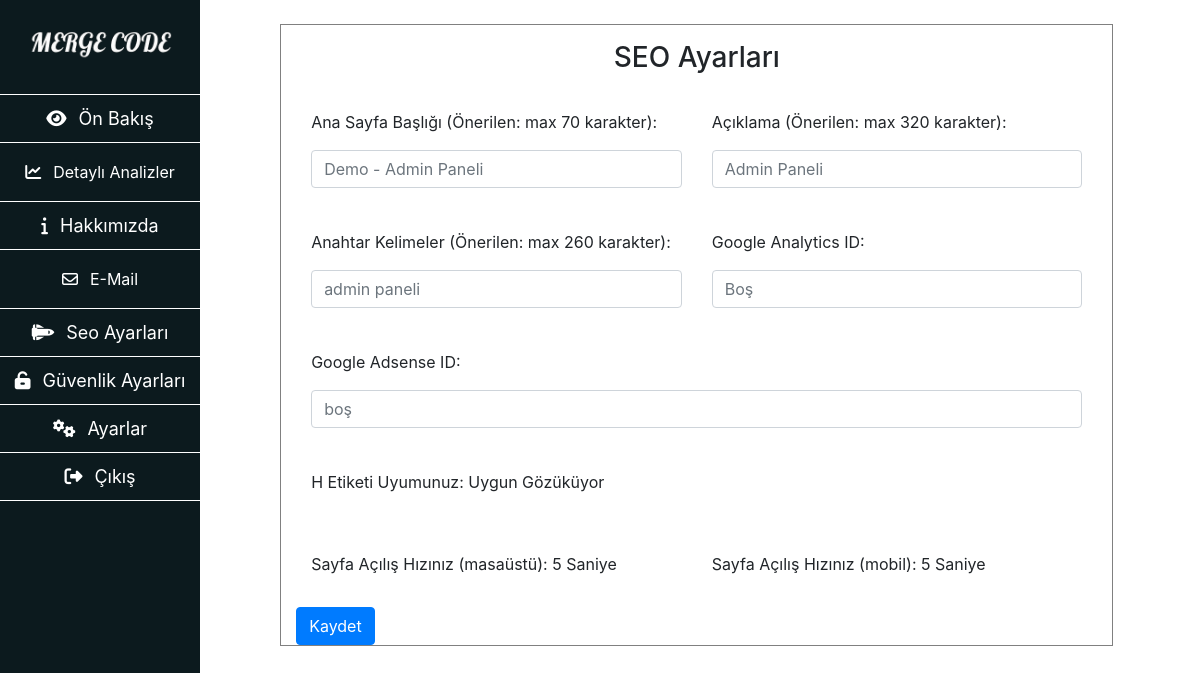
Page /mc-admin/seo-settings.php (signed in) on the committed database.
### tables this page shows
CREATE TABLE IF NOT EXISTS `seo` (
  `id` int(11) NOT NULL AUTO_INCREMENT,
  `title` text NOT NULL,
  `desc` text NOT NULL,
  `keywords` text NOT NULL,
  `analytics` varchar(15) NOT NULL,
  `adsense` varchar(25) NOT NULL,
  PRIMARY KEY (`id`)
);

### mc-admin/seo-settings.php (the view, shortened to what this page needs)
<?php include("header.php");
	$seo_settings_query = $conn->query("SELECT * FROM seo");
	while ($seo_settings_query_read = mysqli_fetch_array($seo_settings_query)) {
		$title 		= 	$seo_settings_query_read["title"];
		$desc 		= 	$seo_settings_query_read["desc"];
		$keywords 	= 	$seo_settings_query_read["keywords"];
		$analytics 	= 	$seo_settings_query_read["analytics"];
		$adsense 	= 	$seo_settings_query_read["adsense"];
	}
?>
	<div class="container-fluid h-100">
		<div class="row h-100">
			<div class="col-lg-2 col-md-2 col-sm-12 col-xs-12" id="sidebar">
				<?php include("sidebar.php"); ?>
			</div>
				<?php include("sidebar-mobile.php"); ?>
			<div id="main-content" class="col-lg-10 col-md-10 col-sm-12 col-xs-12">
				<div class="row justify-content-md-center mt-4">
					<div class="col-10" style="border: solid 1px grey;">
						<form action="" method="POST">
							<h3 class="text-center pt-3">SEO Ayarları</h3>
							<div class="col-md-6 col-sm-12" style="float:left; margin-top: 12px; padding-top: 15px; padding-bottom: 15px">
								<p>Ana Sayfa Başlığı (Önerilen: max 70 karakter):</p>
								<input type="text" class="form-control" placeholder="<?php echo $title; ?>" aria-describedby="basic-addon1">
							</div>
							<div class="col-md-6 col-sm-12" style="float: left; margin-top: 12px; padding-top: 15px; padding-bottom: 15px">
								<p>Açıklama (Önerilen: max 	320 karakter):</p>
								<input type="text" class="form-control" placeholder="<?php echo $desc; ?>" aria-describedby="basic-addon1">
							</div>
							<div class="col-md-6 col-sm-12" style="float: left; margin-top: 12px; padding-top: 15px; padding-bottom: 15px">
								<p>Anahtar Kelimeler (Önerilen: max 260 karakter):</p>
								<input type="text" class="form-control" placeholder="<?php echo $keywords; ?>" aria-describedby="basic-addon1">
							</div>
							<div class="col-md-6 col-sm-12" style="float: left; margin-top: 12px; padding-top: 15px; padding-bottom: 15px">
								<p>Google Analytics ID:</p>
								<input type="text" class="form-control" placeholder="<?php echo $analytics; ?>" aria-describedby="basic-addon1">
							</div>
							<div class="col-12" style="float: left; margin-top: 12px; padding-top: 15px; padding-bottom: 15px">
								<p>Google Adsense ID:</p>
								<input type="text" class="form-control" placeholder="<?php echo $adsense; ?>" aria-describedby="basic-addon1">
							</div>
							<div class="col-12" style="float: left; margin-top: 12px; padding-top: 15px; padding-bottom: 15px">
								<p>H Etiketi Uyumunuz: Uygun Gözüküyor</p>
							</div>
							<div class="col-6" style="float: left; margin-top: 12px; padding-top: 15px; padding-bottom: 15px">
								<p>Sayfa Açılış Hızınız (masaüstü): 5 Saniye</p>
							</div>
							<div class="col-6" style="float: left; margin-top: 12px; padding-top: 15px; padding-bottom: 15px">
								<p>Sayfa Açılış Hızınız (mobil): 5 Saniye</p>
							</div>
							<button type="submit" class="btn btn-primary">Kaydet</button>
						</form>
					</div>
				</div>
			</div>
		</div>
	</div>
<?php include("footer.php"); ?>

### mc-admin/css/style.css (style rules this page uses)
html, body { height:100%; }
#sidebar { background-color: #0c1a1e; color: white; height: 100%; z-index: 999; position: fixed; float: left; padding: 0; }
#main-content { margin-left: 16.4%; }

### rows in the picture
seo: title "Demo - Admin Paneli", desc "Admin Paneli", keywords "admin paneli", analytics "Boş", adsense "boş"

### other values in the picture
$lang["dashboards"] "Ön Bakış"
$lang["analysis"] "Detaylı Analizler"
$lang["about-us"] "Hakkımızda"
$lang["email"] "E-Mail"
$lang["seo-settings"] "Seo Ayarları"
$lang["security-settings"] "Güvenlik Ayarları"
$lang["settings"] "Ayarlar"
$lang["exit"] "Çıkış"
